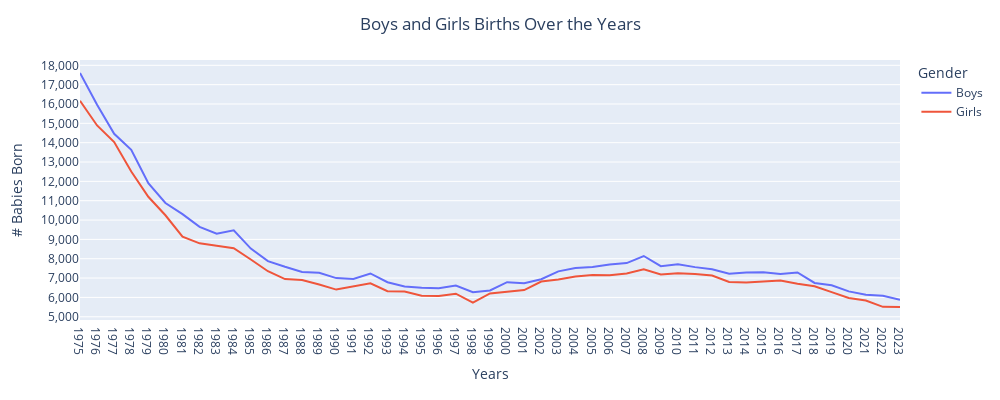

Notebook cell for this chart:
### Markdown cell above
## 2 - Second I'll present this data into more detail, just out of curiosity: boys vs girls

### Code cell
# Without the total variable
# Create the traces of the plots
fig = px.line(babies, 
              x = "Year", 
              y=["Boys", "Girls"],
             ) 


# Update the layout of the plot with a title
fig.update_layout(title_text='Boys and Girls Births Over the Years',
                  title_x=0.5,  # Centers the title
                 xaxis_title='Years',
                 yaxis_title='# Babies Born',
                 legend_title='Gender',
                 width=1000,  # Set the width of the plot (increase for wider)
                 height=400   # Set the height of the plot (increase for taller)
                 )

# Ensure every year is displayed on the x-axis
fig.update_xaxes(
    dtick=1,  # Forces tick marks to appear every 1 year
    tickmode="linear",
    showgrid=False)

# Make the y-axis more detailed
fig.update_yaxes(
    dtick=1000, # Adjusts tick marks to show every 1,000 births
    tickformat=",",  # Adds comma formatting to large numbers
    showgrid=True  # Optional: shows grid lines for better readability
)

# Show the plot
fig.show()

### Figure 1 — Plotly figure (JSON) as saved in the notebook; plotly's stock layout.template omitted (floating-point values rounded to 4 significant figures)
{"data": [{"hovertemplate": "variable=Boys<br>Year=%{x}<br>value=%{y}<extra></extra>", "legendgroup": "Boys", "line": {"color": "#636efa", "dash": "solid"}, "marker": {"symbol": "circle"}, "mode": "lines", "name": "Boys", "orientation": "v", "showlegend": true, "type": "scatter", "x": [2023, 2022, 2021, 2020, 2019, 2018, 2017, 2016, 2015, 2014, 2013, 2012, 2011, 2010, 2009, 2008, 2007, 2006, 2005, 2004, 2003, 2002, 2001, 2000, 1999, 1998, 1997, 1996, 1995, 1994, 1993, 1992, 1991, 1990, 1989, 1988, 1987, 1986, 1985, 1984, 1983, 1982, 1981, 1980, 1979, 1978, 1977, 1976, 1975], "xaxis": "x", "y": [5874, 6090, 6135, 6312, 6626, 6749, 7292, 7216, 7302, 7294, 7219, 7456, 7566, 7718, 7615, 8141, 7776, 7703, 7573, 7519, 7347, 6941, 6734, 6785, 6356, 6273, 6614, 6479, 6503, 6563, 6785, 7238, 6956, 6998, 7272, 7316, 7582, 7875, 8524, 9474, 9294, 9646, 10306, 10882, 11901, 13632, 14459, 15962, 17603], "yaxis": "y"}, {"hovertemplate": "variable=Girls<br>Year=%{x}<br>value=%{y}<extra></extra>", "legendgroup": "Girls", "line": {"color": "#EF553B", "dash": "solid"}, "marker": {"symbol": "circle"}, "mode": "lines", "name": "Girls", "orientation": "v", "showlegend": true, "type": "scatter", "x": [2023, 2022, 2021, 2020, 2019, 2018, 2017, 2016, 2015, 2014, 2013, 2012, 2011, 2010, 2009, 2008, 2007, 2006, 2005, 2004, 2003, 2002, 2001, 2000, 1999, 1998, 1997, 1996, 1995, 1994, 1993, 1992, 1991, 1990, 1989, 1988, 1987, 1986, 1985, 1984, 1983, 1982, 1981, 1980, 1979, 1978, 1977, 1976, 1975], "xaxis": "x", "y": [5504, 5511, 5840, 5967, 6273, 6579, 6703, 6871, 6818, 6771, 6799, 7128, 7209, 7249, 7184, 7457, 7240, 7147, 7160, 7077, 6929, 6818, 6379, 6283, 6203, 5731, 6194, 6077, 6081, 6310, 6324, 6732, 6570, 6404, 6667, 6898, 6948, 7354, 7958, 8540, 8671, 8796, 9137, 10247, 11203, 12510, 14031, 14891, 16170], "yaxis": "y"}], "layout": {"height": 400, "legend": {"title": {"text": "Gender"}, "tracegroupgap": 0}, "margin": {"t": 60}, "title": {"text": "Boys and Girls Births Over the Years", "x": 0.5}, "width": 1000, "xaxis": {"anchor": "y", "autorange": true, "domain": [0, 1], "dtick": 1, "range": [1975, 2023], "showgrid": false, "tickmode": "linear", "title": {"text": "Years"}, "type": "linear"}, "yaxis": {"anchor": "x", "autorange": true, "domain": [0, 1], "dtick": 1000, "range": [4832.0, 18280.0], "showgrid": true, "tickformat": ",", "title": {"text": "# Babies Born"}, "type": "linear"}}}
